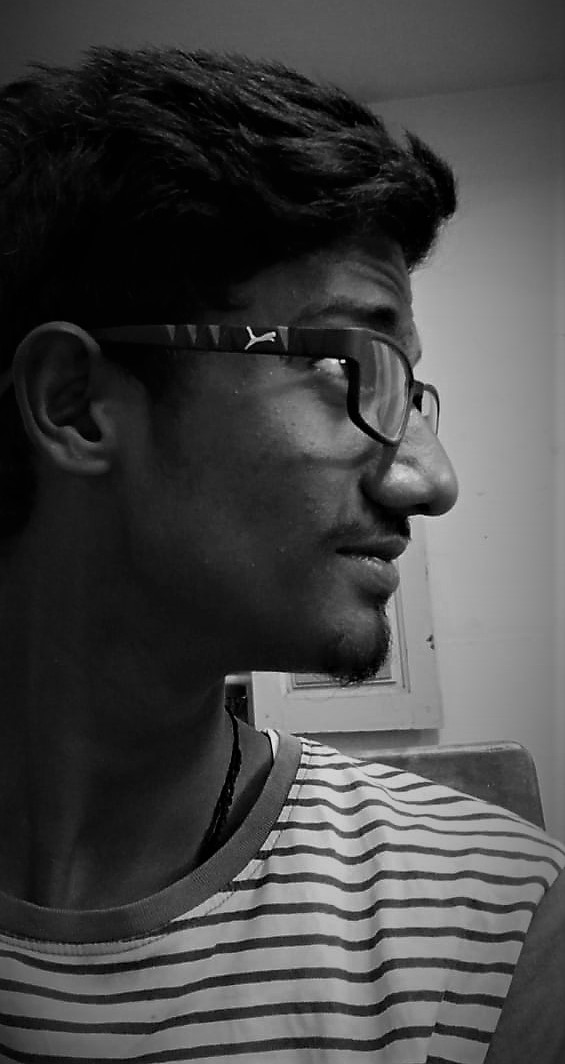
#> input picture image/IMG-20230104-WA0031.jpg, 565 x 1064 px
$ python Image_join.py
#> lines starting #> are read from the running program, lines starting #| are printed output that depends on the picture
import cv2 as c
import numpy as np

def stackImages(scale,imgArray):
    rows = len(imgArray)
    cols = len(imgArray[0])
    rowsAvailable = isinstance(imgArray[0], list)
    width = imgArray[0][0].shape[1]
    height = imgArray[0][0].shape[0]
    if rowsAvailable:
        for x in range ( 0, rows):
            for y in range(0, cols):
                if imgArray[x][y].shape[:2] == imgArray[0][0].shape [:2]:
                    imgArray[x][y] = c.resize(imgArray[x][y], (0, 0), None, scale, scale)
                else:
                    imgArray[x][y] = c.resize(imgArray[x][y], (imgArray[0][0].shape[1], imgArray[0][0].shape[0]), None, scale, scale)
                if len(imgArray[x][y].shape) == 2: imgArray[x][y]= cv2.cvtColor( imgArray[x][y], cv2.COLOR_GRAY2BGR)
        imageBlank = np.zeros((height, width, 3), np.uint8)
        hor = [imageBlank]*rows
        hor_con = [imageBlank]*rows
        for x in range(0, rows):
            hor[x] = np.hstack(imgArray[x])
        ver = np.vstack(hor)
    else:
        for x in range(0, rows):
            if imgArray[x].shape[:2] == imgArray[0].shape[:2]:
                imgArray[x] = cv2.resize(imgArray[x], (0, 0), None, scale, scale)
            else:
                imgArray[x] = cv2.resize(imgArray[x], (imgArray[0].shape[1], imgArray[0].shape[0]), None,scale, scale)
            if len(imgArray[x].shape) == 2: imgArray[x] = cv2.cvtColor(imgArray[x], cv2.COLOR_GRAY2BGR)
        hor= np.hstack(imgArray)
        ver = hor
    return ver


image=c.imread('image/IMG-20230104-WA0031.jpg')
#> image is the input picture: shape (1064, 565, 3); min 0, max 229, mean 69.4
image1=c.imread('image/2012035_Dhanapathi.jpeg')
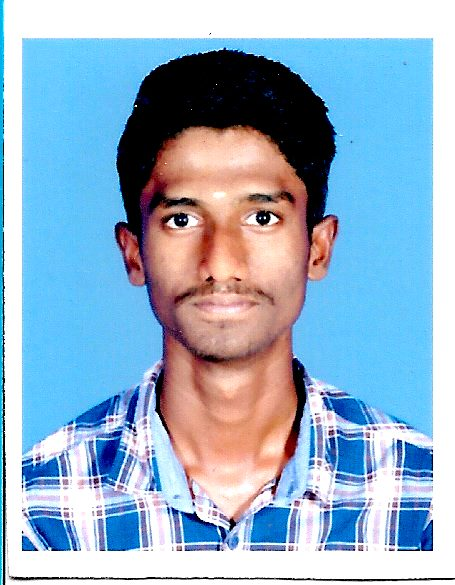
#> input picture image/2012035_Dhanapathi.jpeg, 455 x 585 px
#> image1 is the input picture: shape (585, 455, 3); mean B, G, R 200, 177, 149.8
image=c.resize(image,(350,400))
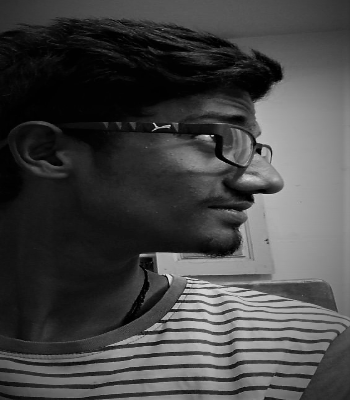
#> image: shape (400, 350, 3); min 0, max 220, mean 69.3
vertical=np.vstack((image,image))
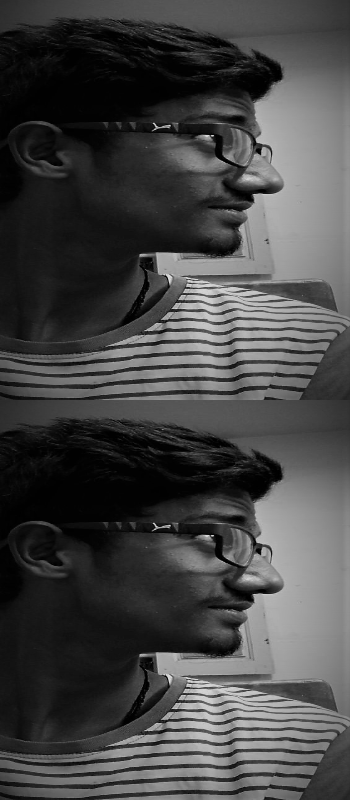
#> vertical: shape (800, 350, 3); min 0, max 220, mean 69.3
horizontal=np.hstack((image,image))
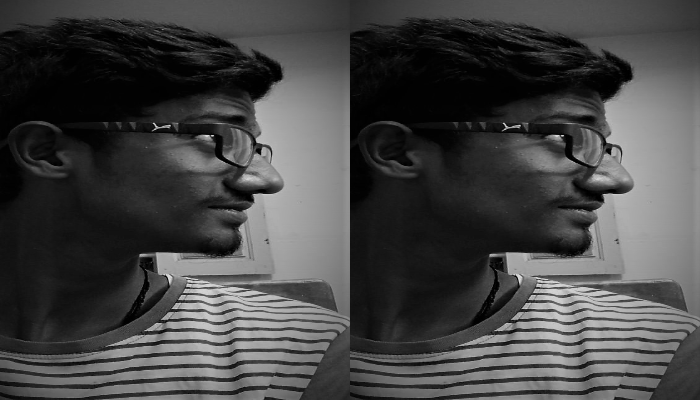
#> horizontal: shape (400, 700, 3); min 0, max 220, mean 69.3
horizontal=c.resize(horizontal,(350,400))
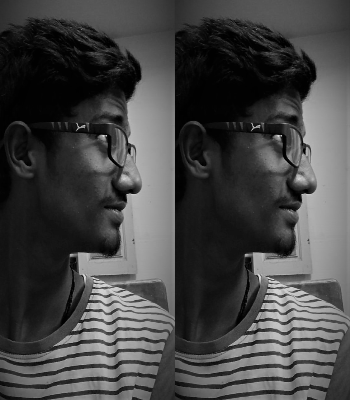
#> horizontal: shape (400, 350, 3); min 0, max 218, mean 69.5
stack=stackImages(1,([image1,image,image1],[image,image1,image]))
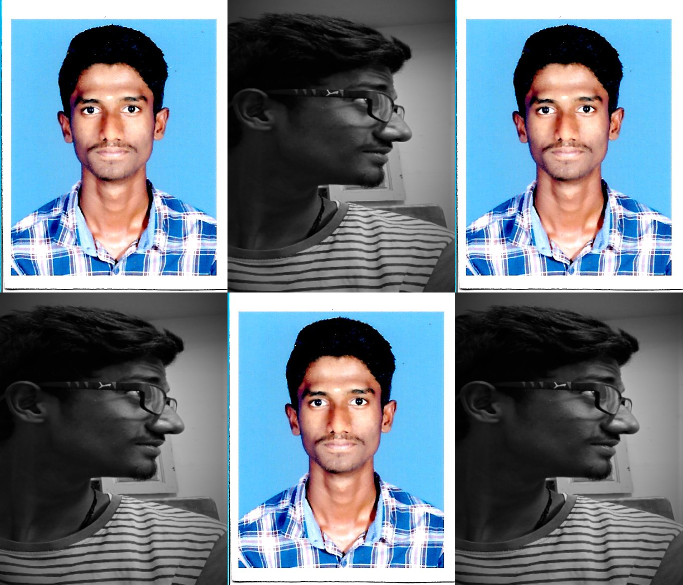
#> stack: shape (1170, 1365, 3) (shown at 1/2 size); mean B, G, R 134.6, 123.1, 109.5
stack=c.resize(stack,(350,400))
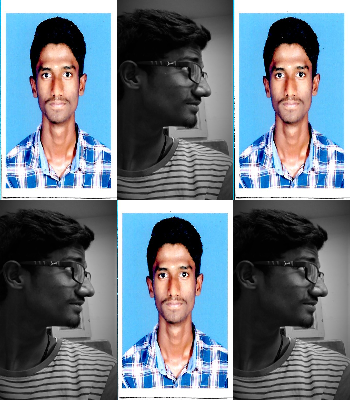
#> stack: shape (400, 350, 3); mean B, G, R 134.6, 123.1, 109.5
c.imshow('Image_merge',stack)

while True:
    if (c.waitKey(1) & 0xFF==ord('z') ):
#> (key Esc is pressed here)
        break;
